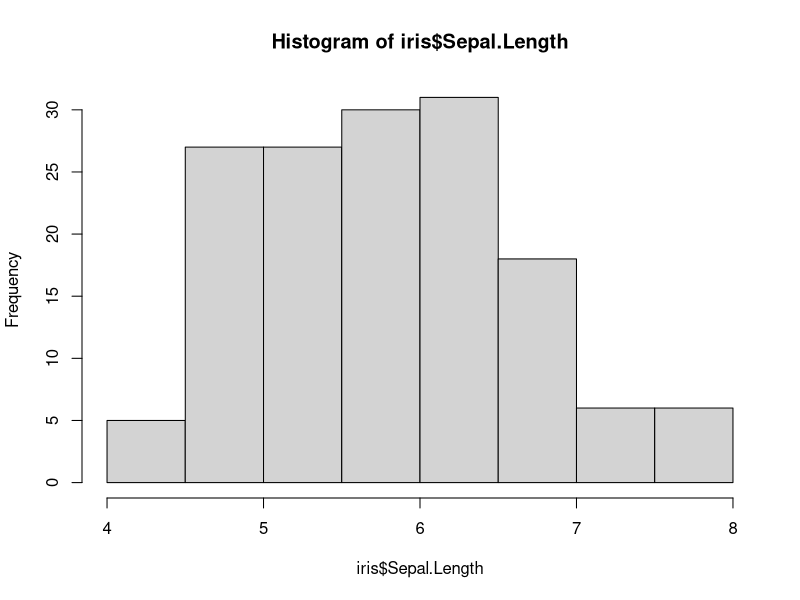
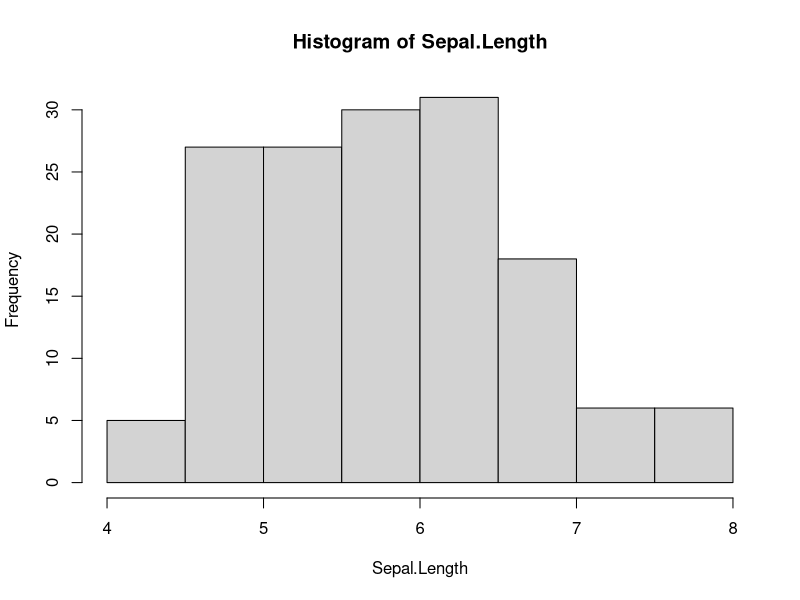
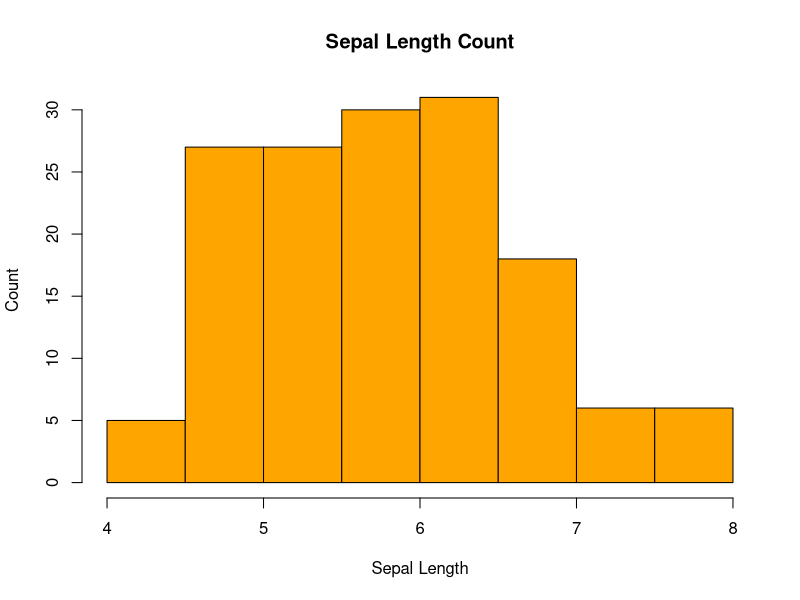

These figures' R source, in order: (Note: this script raises an error after producing the figures.)
# Setting  & Getting working directory for R Projects ,where you will store your R and othe csv files

setwd("E:\\PGPBABI-GreatLakes\\R-Lang")
getwd()

# Defining and getting integer vector
num_var <- c(1,2,3,4,5)
num_var

num_var1 <-1:20
num_var1

# R functions for getting maximum / minium and Variance of the num_var vecor
max(num_var)
min(num_var)
var(num_var)

# Bollean vector
log_var <- c(TRUE,FALSE,TRUE,TRUE)
log_var

# Character vector
char_vari <- c("RED", "GREEN")
char_vari

# Store integer value as character
mycharvar <-c("1","2","5","7")
mycharvar

# Converting Character into Integer
myintvar <-as.integer(mycharvar)
myintvar

# Creating a column vecor with 20 records of IT Professionals and 10 records of Data Analysis and summarising the data 
jobs <- c(rep("IT Professional",20),rep("Data Analysis",10))
View(jobs)
summary(jobs)

# Factors help in defining/converting vectors into Categorical variables
jobs <- factor(jobs)
jobs <- as.factor(jobs)
summary(jobs)

# Defining Dataframes i.e table in R programing
age <- c(23,34,45)
names <- c("Mohan","RAM","RAJ")
income <- c(1000,2000,3000)
ownhouse <- c(TRUE,TRUE,FALSE)
mydataset <-data.frame(names,age,income,ownhouse)
View(mydataset)
# Accessing values from matrix using index values i.e Row & Column
mydataset[]   # Display whole Table
mydataset[2,2] # Display value that is in Row2 and Column2
mydataset[,3]  # Display all rows for 3rd column
mydataset[2:5,3] # Display rows from 2 to 5 for 3rd column
mydataset[1:3,c(1,3)] # Display row from 1 to 3 for column 1 & 3
mydataset[,-c(2,3)]

# Reading CSV file and sorting based on different columns
mydata <- read.csv('claims.csv')
View(mydata)
summary(mydata)
sortdata <-mydata[order(mydata$age),] 
sortdata1 <-mydata[order(mydata$age,mydata$claim),] # Sorting mydata table based on age and claims
sortdata1 <-mydata[order(-mydata$age,mydata$claim),]

# Some usefull commands
options(max.print = 10000000) # sometime result of some calculations or graph is long enough than 99999, this commands help in overcoming that issue
rnorm(10,mean=0, sd=1) # rnorm generates a random value from the normal distribution
set.seed(123) # The seed number you choose is the starting point used in the generation of a sequence of random numbers, suppose 2 people are testing for something
rnorm(3,mean=0, sd=1)
runif(10,min=5,max=9) # Conditional random  no with starting and minimum value and total randowm nos
options(scipen = 0)  # It  takes exponential
options(scipen=999) # It wont take exponential

# airquality is the inbuild table or file provided by R itself
mydata <- airquality
summary(mydata)
filterdata <- mydata[which(mydata$Wind>10),] # Filtering data based on condition wind>10
filterdata <- subset(mydata,Wind>10) # Subset is also used for filetering data based on condition
subset(airquality, Temp > 80, select = c(Ozone, Temp)) # It is like a sub-query slecting Ozone and Temp where Temp> 80
filterdata

# attach command is usedfull to sued direct name of the column instead of using like mydata$Wind instead we can directly use Wind column
attach(iris) # like airqulity in-built file or table in R, iris is same
str(iris) # str gives the structure of the table / matrix
newdata <- subset(iris, Sepal.Length >=4 & Sepal.Length <5, select=c(1,2))
newdata

# Graphs using HISTOGRAMS 
hist(iris$Sepal.Length)
attach(iris) # Now applying attach command to use column names directly
hist(Sepal.Length)
hist(iris$Sepal.Length,xlab="Sepal Length",ylab="Count", main="Sepal Length Count", col="orange")
display.brewer.all() # This is the color palatte we can use in our graphs, may be you have installed the package but for running it it  needs to select RcolorBrewer in the package list
hist(iris$Sepal.Length,col=brewer.pal(8,"Set3")) # we are using Set3 for Brewer palatte and 8 tower of histogram should used the sequence of colors from brewer pallatte
hist(iris$Sepal.Length,col=brewer.pal(8,"Blues"))

# Graphs using PIE
myvalues <-c(12,15,35,67)
names(myvalues)=c("North","East","West","South")
myLabel=paste(names(myvalues),round(myvalues*100/sum(myvalues))) # Paste used for Concatenating vectors after converting to characte
myLabel=paste(myLabel,"%")
pie(myvalues,labels=myLabel,col=rainbow(length(myLabel)))
pie(myvalues,labels=myLabel,col=brewer.pal(8,"Greys"))

# Graph using BARPLOT
mydata <- read.csv('claims.csv')
table(mydata$smoker) # For table creation of data here in claims.csv file
prop.table(table(mydata$smoker)) # You can generate frequency tables using the table( ) function, tables of proportions using the prop.table( ) function, and marginal frequencies using margin.table( )
barplot(table(mydata$smoker))
barplot(table(mydata$smoker),horiz=T)
barplot(table(mydata$smoker),col="red")
barplot(table(mydata$smoker),col=brewer.pal(8,"Greens"))

dev.off() # To clear the graph display are and can be used after mfrow..sothat we can have default properties of showing one graph
par(mfrow=c(2,2)) # This is going to dive the graph display are in 2 by 2 matrix ie 4 graphs at one time
hist(iris$Sepal.Length)
hist(iris$Sepal.Width)
hist(iris$Petal.Length)
hist(iris$Petal.Width)
dev.off()

# Graph BOXPLOT
boxplot(iris$Sepal.Length, horizontal = TRUE)
summary(iris$Sepal.Length)
boxplot(iris$Sepal.Length,iris$Sepal.Width,iris$Petal.Length,iris$Petal.Width)
boxplot(iris$Sepal.Length,iris$Sepal.Width,iris$Petal.Length,iris$Petal.Width, col=brewer.pal(5,"Set3"))

# Graph SCATTER DIAGRAM
plot(iris$Sepal.Width,iris$Sepal.Length)
plot(iris$Sepal.Width,iris$Sepal.Length,col=brewer.pal(2,"Set2"))
View(iris)

# Substr and replacement command
word = "Apple"
substr(word,start = 1,stop = 2)
replacement <- "XX"
substr(word,start = 1,stop = 2)<-replacement
word
word<-substr(word,start = 1,stop = 2)<-replacement
word

# LOOPS  - for (example-1)
for(i in (1:10))
{
  print(c(i,i*i))
}

# LOOPS  - for (example-2)
car <- c("Hyundai","Tata","Honda")
for(j in car){
  print(paste(j,"- All Variants", sep="-----"))
}

# LOOPS  - for (example-3)
View(mtcars) # mtcars s another in-built data in R
data(mtcars)
for(vars in names(mtcars))
  print(vars)

# LOOPS - if loop and break command
x<-1:10
for(i in x){
  if(i==5){
    break
  }
  print(i)
}

# LOOPS - while
i <- 2.999
while(i<=4.999){
  i<-i+0.999
  print(c(i,i-2,i*i))
}

# Functions - Example-1
fahrenheit_to_kelvin <- function(temp_F) {
  temp_K <- ((temp_F - 32) * (5 / 9)) + 273.15
  return(temp_K)
}
fahrenheit_to_kelvin(95)

# Functions - Example-2
Math_functions <- function(val1,val2){
  add_v <- val1 + val2
  mul_v <- val1 * val2
  add_mul <- c(add_v,mul_v)
  return(add_mul)
} 
Math_functions(2,3)

# Functions - Example-3
myvalues <-sapply(1:10,function(x)x*x)
myvalues

myvector <- c(2,3,4,5,6,7,8,9)
mylist <-as.list(myvector)
myvalues <-sapply(mylist,function(x) x^2)
myvalues

# Matrix function - generating 50 random no matrix with 10 by 5 matrix
yourmatrix <-matrix(rnorm(50), nrow=10,ncol=5)
yourmatrix

# Apply returns a vector or array or list of values obtained by applying a function to margins of an array or matrix.
# The Apply Functions As Alternatives To Loops
apply(yourmatrix,MARGIN = 2,sum) # Margin=1 means rows and 2 means column, Here we are applying sum of all the columns 
apply(yourmatrix,MARGIN = 1,sum)

# tapply example
mydata <-read.csv('claims.csv')
tapply(mydata$age,mydata$gender,mean)
